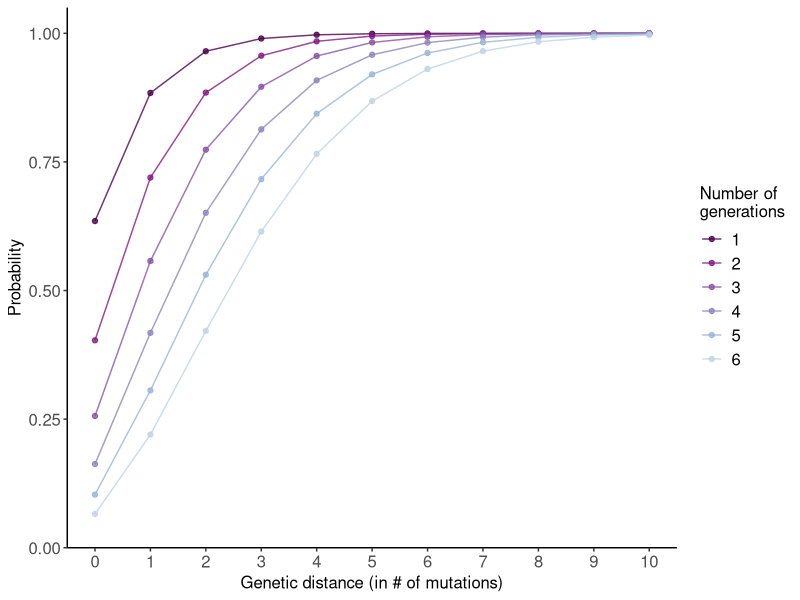

R code for this plot:
## This script computes the probability distribution for the genetic distance
## separating infecting viruses of individuals situated at a given number of generations

library(dplyr)
library(ggplot2)
library(RColorBrewer)

## Function to compute the probability for individuals being n_gen_away of having sequences at a given genetic distance
get_proba_m_mutations <- function(n_max_mutations, mutations_per_day,
                                  mean_gen_time, sd_gen_time,
                                  n_gen_away = 1){
  
  ## n_max_mutations: Upper bound for number of mutations for which this probability is computed
  ## mutations_per_day: pathogen mutation rate (in mutations per day)
  ## mean_gen_time: mean generation time (in days)
  ## sd_gen_time: SD for the generation time (in days)
  ## n_gen_away: number of generations separating two individuals
  
  ## Parameters of the Gamma distribution used for the generation time
  alpha_gen_time <- (mean_gen_time^2) / (sd_gen_time)^2
  beta_gen_time <- mean_gen_time / (sd_gen_time)^2
  
  ## Derive the probability density vector
  vec_m <- 0:n_max_mutations
  tmp_ratio <- beta_gen_time / (mutations_per_day + beta_gen_time)
  vec_density <- sapply(vec_m, FUN = function(nb_mutations_away_obs){
    dnbinom(x = nb_mutations_away_obs, size = alpha_gen_time*n_gen_away, prob = tmp_ratio)
  })
  
  vec_proba <- vec_density/sum(vec_density)
  
  df_res <- tibble(n_mutations_away = vec_m,
                   proba = vec_density)
  
  return(df_res)
}

## Parameters used for the simulation of a SARS-CoV-2 like virus
mutation_rate_per_day <- 32.765 / 365
1/mutation_rate_per_day
mean_gen_time <- 5.9
sd_gen_time <- 4.8

vec_nb_gen_away <- 1:6
df_proba <- Reduce('bind_rows', lapply(vec_nb_gen_away, FUN = function(curr_n_gen_away){
  get_proba_m_mutations(n_max_mutations = 40, mutation_rate_per_day,
                        mean_gen_time, sd_gen_time,
                        n_gen_away = curr_n_gen_away) %>% 
    mutate(g_gen = curr_n_gen_away)
}))

plt_relationship_proba_mutation <- df_proba %>% 
  group_by(g_gen) %>% arrange(n_mutations_away) %>% mutate(cum_proba = cumsum(proba)) %>% 
  filter(n_mutations_away <= 10) %>% 
  ggplot(aes(x = as.factor(n_mutations_away),
             y = cum_proba, group = g_gen, colour = as.factor(g_gen))) +
  geom_line(alpha = 0.8) +
  geom_point(alpha = 0.8) +
  scale_x_discrete(name = 'Genetic distance (in # of mutations)',
                   expand = expansion(mult = c(0.05, 0.05))) +
  scale_y_continuous(name = 'Probability', limits = c(0., 1.),
                     expand = expansion(mult = c(0., 0.05))) +
  scale_colour_manual(values = colorRampPalette(colors = brewer.pal(9, 'BuPu')[-(1:2)] %>% rev())(6),
                      name = 'Number of\ngenerations') +
  theme_classic() +
  theme(legend.position.inside = c(0.8, 0.4),
        legend.background = element_blank(),
        axis.text = element_text(size = 12),
        legend.text = element_text(size = 12),
        legend.title = element_text(size = 12),
        axis.title = element_text(size = 12)) +
  guides(colour = guide_legend(ncol = 1))

plot(plt_relationship_proba_mutation)
